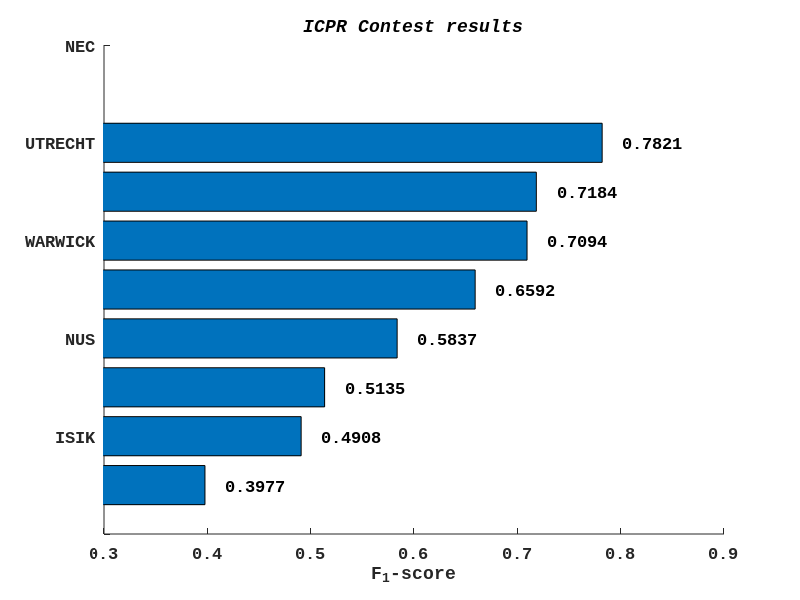
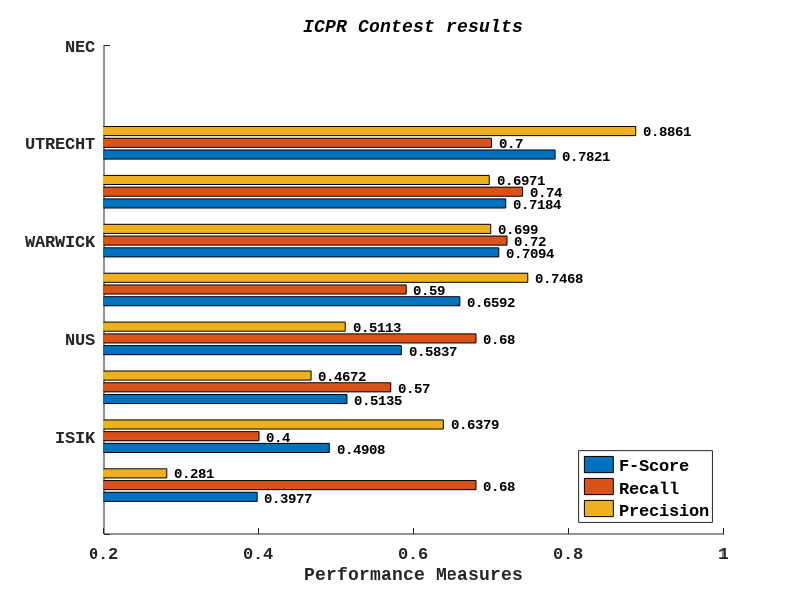

The MATLAB script that drew these images, in order:
comp = {'','IDSIA','IPAL','SUTECH','NEC','UTRECHT','WARWICK','NUS','ISIK',''};

Fscore = [0.7821, 0.7184, 0.7094, 0.6592, 0.5837, 0.5135, 0.4908, 0.3977];

scores = [0.7 0.8861
	0.74 .6971
	.72 .699
	.59 .7468
	.68 .5113
	.57 .4672
	.4 .6379
	.68 .281];

f1 = figure(1);
set(f1, 'Position', [50 50 1200 800])
hold on
barh(Fscore(end:-1:1))
set(gca,'YTickLabel',comp(end:-1:1))
xlim([0.3 0.9])

for k1 = 1:length(Fscore)
	text(0.02+Fscore(k1),9-k1,num2str(Fscore(k1)),'FontName','Courier New','FontSize',12,'FontWeight','bold')
end
xlabel('F_1-score','FontName','Courier New','FontSize',13,'FontWeight','bold')
title('ICPR Contest results','FontName','Courier New','FontSize',14,'FontWeight','bold','FontAngle','italic');
set(gca,'FontName','Courier New','FontSize',12,'FontWeight','bold')
hold off

print(f1,'-dpng','-r300','ICPRperf1.png')


tot_scores = horzcat(Fscore',scores);

f2 = figure(2);
set(f2, 'Position', [50 50 1200 800])
hold on
barh(tot_scores(end:-1:1,:))
set(gca,'YTickLabel',comp(end:-1:1))
xlim([0.2 1])

for k1 = 1:size(tot_scores,1)
	for k2=1:3
		text(0.01+tot_scores(k1,k2),9-k1-0.25+0.25*(k2-1),num2str(tot_scores(k1,k2)),'FontName','Courier New','FontSize',10,'FontWeight','bold')
	end
end
xlabel('Performance Measures','FontName','Courier New','FontSize',13,'FontWeight','bold')
title('ICPR Contest results','FontName','Courier New','FontSize',14,'FontWeight','bold','FontAngle','italic');
set(gca,'FontName','Courier New','FontSize',12,'FontWeight','bold')

l1 = legend('F-Score','Recall','Precision','Location','SouthEast');
set(l1,'FontName','Courier New','FontSize',12,'FontWeight','bold')

hold off

print(f2,'-dpng','-r300','ICPRperf2.png')